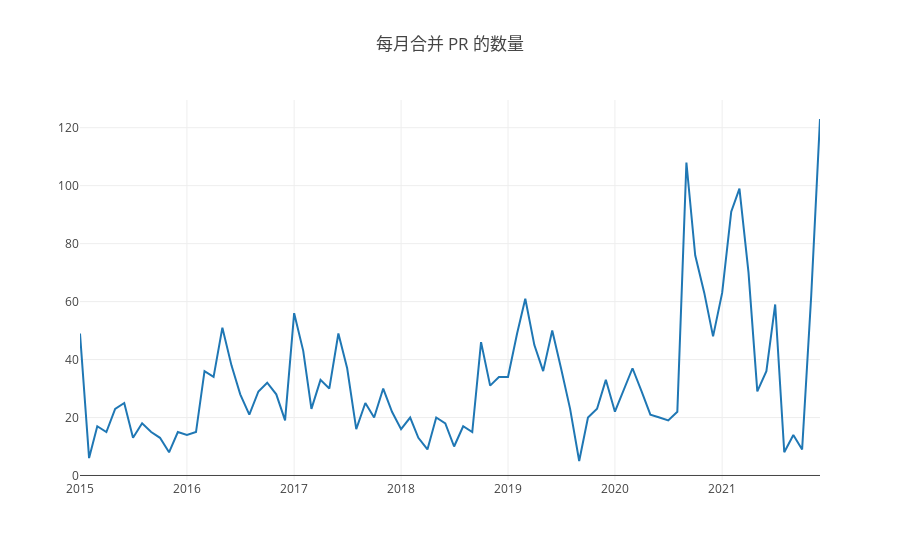

The cell this chart's notebook holds for it:
### Code cell
openDigger.render.plotly(
    [
        {x: year_month_axis,
         y: pull_request_merged_per_month,
         mode: 'scatter',
         name: 'PR 合并数量'}
    ],
    {
        title: '每月合并 PR 的数量'
    }
)

### Figure 1 — Plotly figure (JSON) as saved in the notebook; plotly's stock layout.template omitted (floating-point values rounded to 4 significant figures)
{"data": [{"mode": "scatter", "name": "PR 合并数量", "x": ["2015-1", "2015-2", "2015-3", "2015-4", "2015-5", "2015-6", "2015-7", "2015-8", "2015-9", "2015-10", "2015-11", "2015-12", "2016-1", "2016-2", "2016-3", "2016-4", "2016-5", "2016-6", "2016-7", "2016-8", "2016-9", "2016-10", "2016-11", "2016-12", "2017-1", "2017-2", "2017-3", "2017-4", "2017-5", "2017-6", "2017-7", "2017-8", "2017-9", "2017-10", "2017-11", "2017-12", "2018-1", "2018-2", "2018-3", "2018-4", "2018-5", "2018-6", "2018-7", "2018-8", "2018-9", "2018-10", "2018-11", "2018-12", "2019-1", "2019-2", "2019-3", "2019-4", "2019-5", "2019-6", "2019-7", "2019-8", "2019-9", "2019-10", "2019-11", "2019-12", "2020-1", "2020-2", "2020-3", "2020-4", "2020-5", "2020-6", "2020-7", "2020-8", "2020-9", "2020-10", "2020-11", "2020-12", "2021-1", "2021-2", "2021-3", "2021-4", "2021-5", "2021-6", "2021-7", "2021-8", "2021-9", "2021-10", "2021-11", "2021-12"], "y": ["49", "6", "17", "15", "23", "25", "13", "18", "15", "13", "8", "15", "14", "15", "36", "34", "51", "38", "28", "21", "29", "32", "28", "19", "56", "43", "23", "33", "30", "49", "37", "16", "25", "20", "30", "22", "16", "20", "13", "9", "20", "18", "10", "17", "15", "46", "31", "34", "34", "49", "61", "45", "36", "50", "37", "23", "5", "20", "23", "33", "22", "30", "37", "29", "21", "20", "19", "22", "108", "76", "63", "48", "63", "91", "99", "70", "29", "36", "59", "8", "14", "9", "62", "123"]}], "layout": {"autosize": true, "title": {"text": "每月合并 PR 的数量"}, "xaxis": {"autorange": true, "range": ["2015-01-01", "2021-12-01"], "type": "date"}, "yaxis": {"autorange": true, "range": [-1.556, 129.6], "type": "linear"}}}
